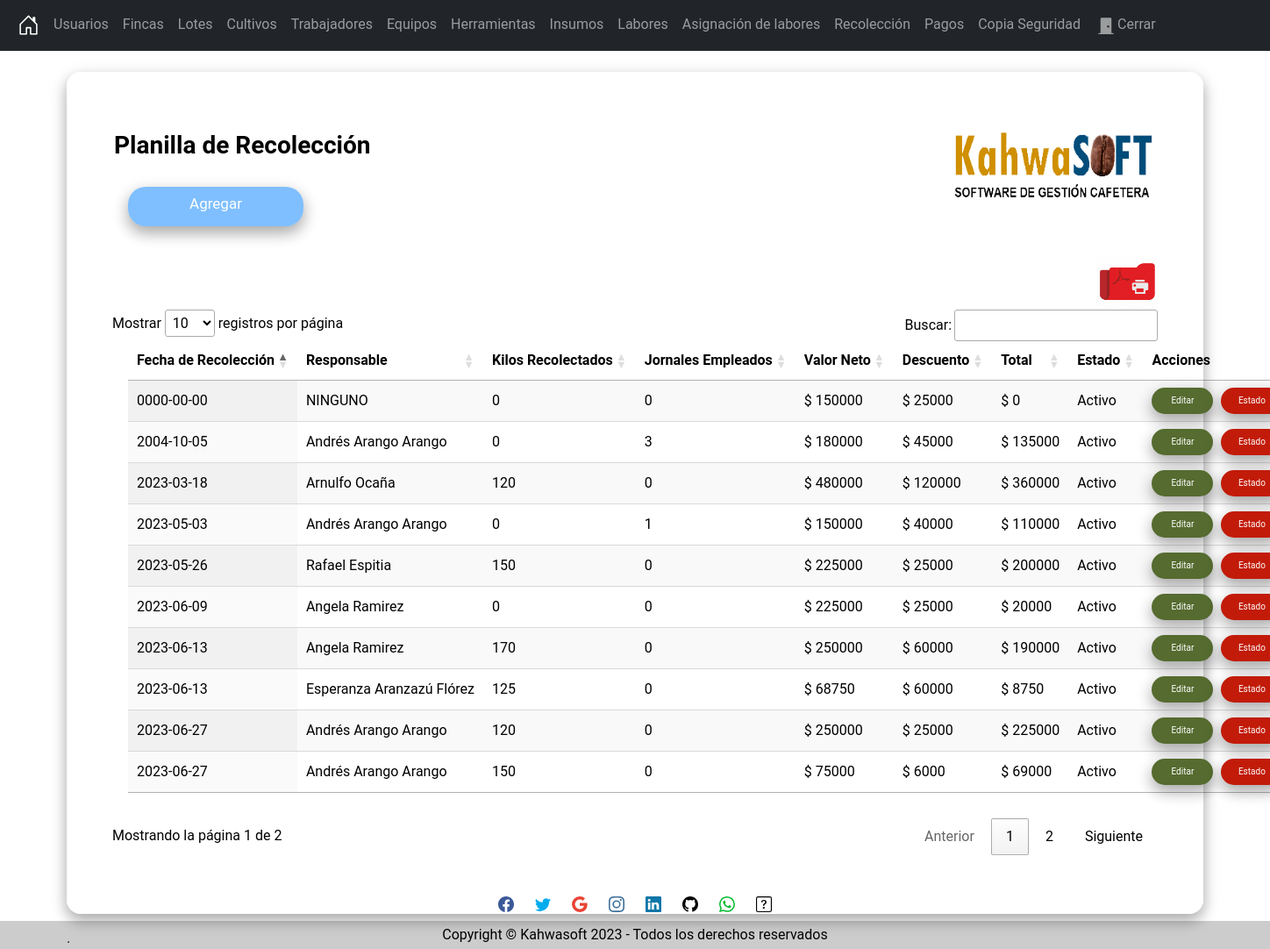
/secciones/PlantillaDeRecoleccion/index.php (signed in), run on the app's committed database.
### tables this page shows
CREATE TABLE `planilladerecoleccion` (
  `Id` int(11) NOT NULL AUTO_INCREMENT,
  `FechaDeRecoleccion` date NOT NULL,
  `Responsable` int(11) NOT NULL,
  `KilosRecolectados` int(11) NOT NULL,
  `JornalesRecoleccion` int(11) NOT NULL,
  `ValorNeto` int(11) NOT NULL,
  `Descuentos` int(11) NOT NULL,
  `Total` int(11) NOT NULL,
  `Estado` tinyint(1) NOT NULL,
  PRIMARY KEY (`Id`),
  KEY `Responsable` (`Responsable`),
  CONSTRAINT `planilladerecoleccion_ibfk_1` FOREIGN KEY (`Responsable`) REFERENCES `trabajadores` (`Id`) ON DELETE CASCADE ON UPDATE CASCADE
);

### secciones/PlantillaDeRecoleccion/index.php (the view, shortened to what this page needs)
<?php
    include("../../bd.php");
    $sentecia = $conexion->prepare("SELECT *, (SELECT Nombre FROM trabajadores where trabajadores.Id = planilladerecoleccion.Responsable) as empleado
    FROM planilladerecoleccion");
    $sentecia->execute();
    $recoleccion = $sentecia->fetchall(PDO::FETCH_ASSOC);
?>
<?php include("../../templates/header.php"); ?>
<br/>
    <div class="card">
        <div class="content">
            <div class="title">
                <h3 id="Titulo"><strong>Planilla de Recolección</strong><img src="../../Img/Logo.png" width="230" height="80" align="right"></h3>
            </div>
            <div class="card-body">
                <a name="" id="btncrear" class="btn" title="Agregar" href="crear.php" role="button">Agregar</a>
                <div class="table-responsive-sm">
                    <table  id="tabla_id" class="display nowrap" style="width:100%">
                        <thead>
                            <tr>
                                <th scope="col">Fecha de Recolección</th>
                                <th scope="col">Responsable</th>
                                <th scope="col">Kilos Recolectados</th>
                                <th scope="col">Jornales Empleados</th>
                                <th scope="col">Valor Neto</th>
                                <th scope="col">Descuento</th>
                                <th scope="col">Total</th>
                                <th scope="col">Estado</th>
                                <th scope="col">Acciones</th>
                            </tr>
                        </thead>
                        <div> <a href="../../secciones/PlantillaDeRecoleccion/reportePDF.php"><img src="../../Img/ImpresoraPDF.png" width="70" height="60" align="right" title="Exportar a PDF" href=""></a>
                        </div>
                        <tbody>
                            <?php foreach($recoleccion as $recolector) {?>
                                <tr class="">
                                    <td scope="row"><?php echo $recolector['FechaDeRecoleccion']; ?></td>
                                    <td scope="row"><?php echo $recolector['empleado']; ?></td>
                                    <td scope="row"><?php echo $recolector['KilosRecolectados']; ?></td>
                                    <td scope="row"><?php echo $recolector['JornalesRecoleccion']; ?></td>
                                    <td scope="row">$ <?php echo $recolector['ValorNeto']; ?></td>
                                    <td scope="row">$ <?php echo $recolector['Descuentos']; ?></td>
                                    <td scope="row">$ <?php echo $recolector['Total']; ?></td>
                                    <?php if($recolector['Estado']==1){ ?>
                                        <td>Activo</td>
                                    <?php }?>
                                    <td><a id="editar" class="btn" title="Editar" href="editar.php?txtID=<?php echo $recolector['Id']; ?>" role="button">Editar</a>
                                    <a id="borrar" class="btn" title="Estado" href="javascript:borrar(<?php echo $recolector['Id']; ?>);" role="button">Estado</a>
                                    </td>
                                </tr>
                            <?php }?>
                        </tbody>
                    </table>
                </div>
            </div>
        </div>
    </div>
<?php include("../../templates/footer.php"); ?>.
<?php include("../../templates/socfooter.php"); ?>

### Css/Styles.css (style rules this page uses)
body { margin-bottom: 60px; margin: 0; padding: 0; background-image: url(../Img/Fondo.png); background-repeat: no-repeat; background-attachment: fixed; background-size: 100% 100%; font-family: 'Roboto', 'sans-serif'; height: 100vh; }
.card { width: 100%; max-width: 400%; color: #000000; padding: 50px 35px; border: 1px solid rgba(255,255, 255, 0.70); background: rgba(255, 255, 255, 0.70); border-radius: 16px; box-shadow: 0 8px 16px 0 rgba(0,0,0,0.2), 0 6px 20px 0 rgba(0,0,0,0.19); }
#btncrear { margin-top: 30px; background: rgba(0, 128, 255, 0.5); border-radius: 20px; box-shadow: 5px 5px #B2BABB; color: white; width: 200px; height: 45px; font-size: 17px; margin-top: 5px; margin-right: 5px; margin-bottom: 35px; margin-left: 18px; box-shadow: 0 8px 16px 0 rgba(0,0,0,0.2), 0 6px 20px 0 rgba(0,0,0,0.19); }
#Titulo { margin-top: 16px; margin-right: 20px; margin-bottom: 9px; margin-left: 18px; font-family: 'Roboto', sans-serif; }
#editar { background: rgb(85, 107, 47); border-radius: 20px; box-shadow: 0 8px 16px 0 rgba(0,0,0,0.2), 0 6px 20px 0 rgba(0,0,0,0.19); color: white; width: 70px; height: 30px; font-size: 10px; margin-right: 5px; }
#borrar { background: #c21b09; border-radius: 20px; box-shadow: 0 8px 16px 0 rgba(0,0,0,0.2), 0 6px 20px 0 rgba(0,0,0,0.19); color: white; width: 70px; height: 30px; font-size: 10px; }
#tabla_id { margin-top: 16px; margin-right: 20px; margin-bottom: 25px; margin-left: 18px; }

### data on the page
planilladerecoleccion: FechaDeRecoleccion "2004-10-05", empleado "Andrés Arango Arango", KilosRecolectados "0", JornalesRecoleccion "3", ValorNeto "180000", Descuentos "45000", Total "135000", Estado "Activo"
planilladerecoleccion: FechaDeRecoleccion "2023-03-18", empleado "Arnulfo Ocaña", KilosRecolectados "120", JornalesRecoleccion "0", ValorNeto "480000", Descuentos "120000", Total "360000", Estado "Activo"
planilladerecoleccion: FechaDeRecoleccion "2023-06-13", empleado "Angela Ramirez", KilosRecolectados "170", JornalesRecoleccion "0", ValorNeto "250000", Descuentos "60000", Total "190000", Estado "Activo"
planilladerecoleccion: FechaDeRecoleccion "2023-06-13", empleado "Esperanza Aranzazú Flórez", KilosRecolectados "125", JornalesRecoleccion "0", ValorNeto "68750", Descuentos "60000", Total "8750", Estado "Activo"
planilladerecoleccion: FechaDeRecoleccion "2023-05-03", empleado "Andrés Arango Arango", KilosRecolectados "0", JornalesRecoleccion "1", ValorNeto "150000", Descuentos "40000", Total "110000", Estado "Activo"
planilladerecoleccion: FechaDeRecoleccion "2023-05-26", empleado "Rafael Espitia", KilosRecolectados "150", JornalesRecoleccion "0", ValorNeto "225000", Descuentos "25000", Total "200000", Estado "Activo"
planilladerecoleccion: FechaDeRecoleccion "0000-00-00", empleado "NINGUNO", KilosRecolectados "0", JornalesRecoleccion "0", ValorNeto "150000", Descuentos "25000", Total "0", Estado "Activo"
planilladerecoleccion: FechaDeRecoleccion "2023-06-09", empleado "Angela Ramirez", KilosRecolectados "0", JornalesRecoleccion "0", ValorNeto "225000", Descuentos "25000", Total "20000", Estado "Activo"
planilladerecoleccion: FechaDeRecoleccion "2023-06-27", empleado "Andrés Arango Arango", KilosRecolectados "120", JornalesRecoleccion "0", ValorNeto "250000", Descuentos "25000", Total "225000", Estado "Activo"
planilladerecoleccion: FechaDeRecoleccion "2023-06-27", empleado "Andrés Arango Arango", KilosRecolectados "150", JornalesRecoleccion "0", ValorNeto "75000", Descuentos "6000", Total "69000", Estado "Activo"
